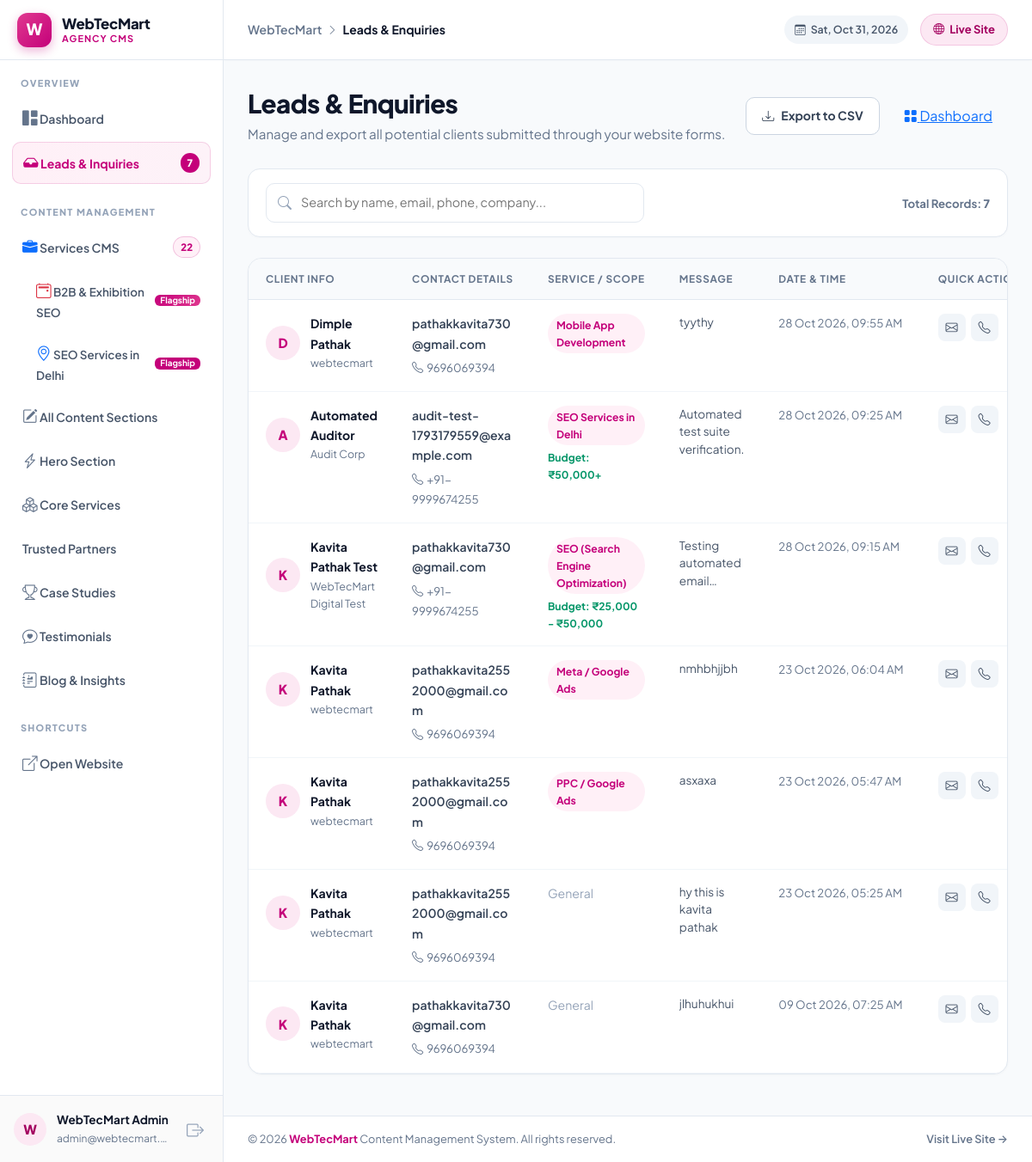
Screenshot of /admin/leads.php (signed in) with the database file from the repository.
### tables this page shows
CREATE TABLE leads (
            id INTEGER PRIMARY KEY AUTOINCREMENT,
            name TEXT NOT NULL,
            email TEXT NOT NULL,
            phone TEXT,
            company TEXT,
            service TEXT,
            budget TEXT,
            message TEXT,
            created_at DATETIME DEFAULT CURRENT_TIMESTAMP
        );

### config.php (called while the page is built, shortened)
<?php
function db(): PDO
{
    static $pdo;
    if ($pdo instanceof PDO) {
        return $pdo;
    }
    $pdo = new PDO('sqlite:' . DB_PATH);
    $pdo->setAttribute(PDO::ATTR_ERRMODE, PDO::ERRMODE_EXCEPTION);
    $pdo->setAttribute(PDO::ATTR_DEFAULT_FETCH_MODE, PDO::FETCH_ASSOC);
    return $pdo;
}
function e(string $value): string
{
    return htmlspecialchars($value ?? '', ENT_QUOTES, 'UTF-8');
}

### admin/leads.php (the view, shortened to what this page needs)
<?php
require_once __DIR__ . '/../config.php';
$leads = db()->query('SELECT * FROM leads ORDER BY created_at DESC')->fetchAll();
$initial = static function (string $name): string {
    $name = trim($name);
    if ($name === '') return '?';
    return function_exists('mb_strtoupper') ? mb_strtoupper(mb_substr($name, 0, 1)) : strtoupper(substr($name, 0, 1));
};
require_once __DIR__ . '/templates/header.php';
?>
<div class="leads-header-row">
    <div>
        <h1>Leads &amp; Enquiries</h1>
        <p>Manage and export all potential clients submitted through your website forms.</p>
    </div>
    <div style="display: flex; gap: 10px;">
        <a href="/admin/leads.php?export=csv" class="leads-export-btn">
            <i class="bi bi-download"></i> Export to CSV
        </a>
        <a href="/admin/dashboard.php" class="dash-action-btn primary" style="padding: 9px 18px; border-radius: 10px;">
            <i class="bi bi-grid-fill"></i> Dashboard
        </a>
    </div>
</div>
<div class="leads-toolbar">
    <div class="leads-search-box">
        <input type="text" id="leadSearch" class="leads-search-input" placeholder="Search by name, email, phone, company..." aria-label="Search leads">
    </div>
    <div>
        <span style="font-size: 0.825rem; font-weight: 700; color: #64748B;">Total Records: <strong><?= count($leads) ?></strong></span>
    </div>
</div>
<div class="leads-card">
    <?php if (empty($leads)): ?>
        <div style="padding: 60px 24px; text-align: center;">
            <div style="width: 64px; height: 64px; border-radius: 20px; background: #FFF0F7; color: #C4007A; display: inline-flex; align-items: center; justify-content: center; font-size: 1.8rem; margin-bottom: 14px;">
                <i class="bi bi-inbox"></i>
            </div>
            <h3 style="font-size: 1.1rem; font-weight: 800; color: #0F172A; margin: 0 0 6px;">No leads recorded yet</h3>
            <p style="font-size: 0.9rem; color: #64748B; margin: 0;">Whenever visitors submit a proposal or consultation form, they will appear here instantly.</p>
        </div>
    <?php else: ?>
        <div class="table-responsive leads-desktop-table">
            <table class="leads-table" id="leadsTable">
                <thead>
                    <tr>
                        <th>Client Info</th>
                        <th>Contact Details</th>
                        <th>Service / Scope</th>
                        <th>Message</th>
                        <th>Date &amp; Time</th>
                        <th>Quick Actions</th>
                    </tr>
                </thead>
                <tbody>
                    <?php foreach ($leads as $l):
                        $searchText = strtolower(implode(' ', [
                            $l['name'] ?? '',
                            $l['email'] ?? '',
                            $l['phone'] ?? '',
                            $l['company'] ?? '',
                            $l['service'] ?? '',
                            $l['message'] ?? ''
                        ]));
                    ?>
                        <tr class="lead-row" data-search="<?= e($searchText) ?>">
                            <td>
                                <div style="display: flex; align-items: center; gap: 12px;">
                                    <div class="leads-avatar-circle"><?= e($initial((string) $l['name'])) ?></div>
                                    <div>
                                        <div style="font-weight: 700; color: #0F172A;"><?= e($l['name']) ?></div>
                                        <?php if (!empty($l['company'])): ?>
                                            <div style="font-size: 0.78rem; color: #64748B;"><?= e($l['company']) ?></div>
                                        <?php endif; ?>
                                    </div>
                                </div>
                            </td>
                            <td>
                                <div>
                                    <a href="mailto:<?= e($l['email']) ?>" style="color: #334155; text-decoration: none; font-weight: 600;">
                                        <?= e($l['email']) ?>
                                    </a>
                                </div>
                                <?php if (!empty($l['phone'])): ?>
                                    <div style="margin-top: 4px;">
                                        <a href="tel:<?= e($l['phone']) ?>" style="color: #64748B; text-decoration: none; font-size: 0.825rem;">
                                            <i class="bi bi-telephone me-1"></i><?= e($l['phone']) ?>
                                        </a>
                                    </div>
                                <?php endif; ?>
                            </td>
                            <td>
                                <?php if (!empty($l['service'])): ?>
                                    <span class="lead-tag"><?= e($l['service']) ?></span>
                                <?php else: ?>
                                    <span style="color: #94A3B8;">General</span>
                                <?php endif; ?>
                                <?php if (!empty($l['budget'])): ?>
                                    <div style="font-size: 0.76rem; color: #059669; font-weight: 700; margin-top: 4px;">
                                        Budget: <?= e($l['budget']) ?>
                                    </div>
                                <?php endif; ?>
                            </td>
                            <td>
                                <div style="max-width: 280px; font-size: 0.85rem; color: #475569; line-height: 1.5; display: -webkit-box; -webkit-line-clamp: 3; -webkit-box-orient: vertical; overflow: hidden;">
                                    <?= !empty($l['message']) ? e($l['message']) : '<span style="color:#94A3B8">—</span>' ?>
                                </div>
                            </td>
                            <td style="white-space: nowrap; color: #64748B; font-size: 0.825rem;">
                                <?= date('d M Y, h:i A', strtotime($l['created_at'])) ?>
                            </td>
                            <td>
                                <div style="display: flex; gap: 6px;">
                                    <a href="mailto:<?= e($l['email']) ?>" class="lead-action-icon" title="Send Email">
                                        <i class="bi bi-envelope"></i>
                                    </a>
                                    <?php if (!empty($l['phone'])): ?>
                                        <a href="tel:<?= e($l['phone']) ?>" class="lead-action-icon" title="Call">
                                            <i class="bi bi-telephone"></i>
                                        </a>
                                    <?php endif; ?>
                                </div>
                            </td>
                        </tr>
                    <?php endforeach; ?>
                </tbody>
            </table>
        </div>
    <?php endif; ?>
</div>
<?php require_once __DIR__ . '/templates/footer.php'; ?>

### assets/css/typography.css (style rules this page uses)
:root { --font-family-base: 'Plus Jakarta Sans', -apple-system, BlinkMacSystemFont, 'Segoe UI', Roboto, Arial, sans-serif; --font-size-h1: clamp(2rem, 1.3rem + 2.3vw, 3.25rem); --font-size-h2: clamp(1.5rem, 1.2rem + 1vw, 2.25rem); --font-size-h3: clamp(1.15rem, 1rem + 0.35vw, 1.4rem); --font-size-h4: 1.15rem; --font-size-h5: 1.05rem; --font-size-h6: 1rem; --font-size-body: 1rem; --line-height-heading: 1.25; --line-height-body: 1.65; }
*, *::before, *::after { font-family: var(--font-family-base); }
body { font-size: var(--font-size-body); line-height: var(--line-height-body); }
h1, h2, h3, h4, h5, h6 { margin-top: 0; font-weight: 700; line-height: var(--line-height-heading); letter-spacing: -0.015em; overflow-wrap: break-word; }
h1 { font-size: var(--font-size-h1); }
p { margin-top: 0; font-size: var(--font-size-body); line-height: var(--line-height-body); font-weight: 400; overflow-wrap: break-word; }
a { overflow-wrap: anywhere; }
button, input, select, textarea { font-family: var(--font-family-base); }

### assets/css/design-system.css (style rules this page uses)
:root { --wtm-primary: #C4007A; --wtm-primary-dark: #A3005F; --wtm-primary-deep: #780045; --wtm-primary-light: #E0398F; --wtm-primary-soft: #FFF0F7; --wtm-primary-tint: #FCE8F3; --wtm-primary-glow: rgba(196, 0, 122, 0.18); --wtm-primary-rgb: 196, 0, 122; --wtm-bg: #FBF8F1; --wtm-bg-alt: #F6EFE9; --wtm-surface: #FFFFFF; --wtm-surface-muted: #F8FAFC; --wtm-surface-elevated: #FFFFFF; --wtm-border: #F1F4F8; --wtm-border-strong: #E2E8F0; --wtm-border-pink: rgba(196, 0, 122, 0.14); --wtm-text-headline: #111827; --wtm-text-body: #4B5563; --wtm-text-muted: #6B7280; --wtm-text-light: #9CA3AF; --wtm-text-inverse: #FFFFFF; --wtm-accent-gold: #F59E0B; --wtm-accent-emerald: #10B981; --wtm-accent-indigo: #6366F1; --wtm-grad-primary: linear-gradient(135deg, #C4007A 0%, #E0398F 100%); --wtm-grad-dark: linear-gradient(135deg, #A3005F 0%, #C4007A 100%); --wtm-grad-soft: linear-gradient(135deg, #FFF0F7 0%, #FFFFFF 100%); --wtm-grad-surface: linear-gradient(180deg, #FFFFFF 0%, #FDFBF7 100%); --wtm-grad-mesh: radial-gradient(at 0% 0%, rgba(196, 0, 122, 0.08) 0px, transparent 50%), radial-gradient(at 100% 100%, rgba(224, 57, 143, 0.06) 0px, transparent 50%); --wtm-shadow-xs: 0 1px 2px rgba(0, 0, 0, 0.04); --wtm-shadow-sm: 0 2px 8px -1px rgba(0, 0, 0, 0.06), 0 1px 3px rgba(0, 0, 0, 0.04); --wtm-shadow-md: 0 8px 24px -4px rgba(0, 0, 0, 0.06), 0 2px 6px -1px rgba(0, 0, 0, 0.03); --wtm-shadow-lg: 0 20px 35px -8px rgba(17, 24, 39, 0.08), 0 6px 12px -2px rgba(17, 24, 39, 0.03); --wtm-shadow-xl: 0 28px 50px -12px rgba(17, 24, 39, 0.12); --wtm-shadow-glow: 0 12px 30px -6px rgba(196, 0, 122, 0.3); --wtm-shadow-card-hover: 0 22px 42px -10px rgba(196, 0, 122, 0.14), 0 0 0 1px rgba(196, 0, 122, 0.16); --wtm-radius-sm: 8px; --wtm-radius-md: 14px; --wtm-radius-lg: 20px; --wtm-radius-xl: 26px; --wtm-radius-pill: 9999px; --wtm-ease-spring: cubic-bezier(0.16, 1, 0.3, 1); --wtm-ease-smooth: cubic-bezier(0.4, 0, 0.2, 1); --wtm-duration-fast: 0.2s; --wtm-duration-normal: 0.35s; --wtm-duration-slow: 0.6s; }
html { scroll-behavior: smooth; -webkit-text-size-adjust: 100%; overflow-x: clip; }
body { background-color: var(--wtm-bg); color: var(--wtm-text-headline); font-family: 'Plus Jakarta Sans', -apple-system, BlinkMacSystemFont, 'Segoe UI', Roboto, sans-serif; line-height: 1.65; overflow-x: clip; width: 100%; }

### admin/templates/header.php (style rules this page uses)
:root { --adm-sidebar-w: 260px; --adm-topbar-h: 70px; --adm-brand: #C4007A; --adm-brand-dark: #A3005F; --adm-brand-soft: #FCE8F3; --adm-bg: #F8FAFC; --adm-surface: #FFFFFF; --adm-border: #E2E8F0; --adm-text: #0F172A; --adm-muted: #64748B; }
*, *::before, *::after { box-sizing: border-box; }
body { margin: 0; background: var(--adm-bg); color: var(--adm-text); font-family: 'Plus Jakarta Sans', system-ui, -apple-system, sans-serif; -webkit-font-smoothing: antialiased; min-height: 100vh; }

### rows the page displays
leads: name "D", name "Dimple Pathak", company "webtecmart", email "pathakkavita730@gmail.com", phone "9696069394", service "Mobile App Development", message "tyythy", created_at "28 Oct 2026, 09:55 AM"
leads: name "A", name "Automated Auditor", company "Audit Corp", email "audit-test-1793179559@example.com", phone "+91-9999674255", service "SEO Services in Delhi", budget "₹50,000+", message "Automated test suite verification.", created_at "28 Oct 2026, 09:25 AM"
leads: name "K", name "Kavita Pathak Test", company "WebTecMart Digital Test", email "pathakkavita730@gmail.com", phone "+91-9999674255", service "SEO (Search Engine Optimization)", budget "₹25,000 - ₹50,000", message "Testing automated…", created_at "28 Oct 2026, 09:15 AM"
leads: name "K", name "Kavita Pathak", company "webtecmart", email "pathakkavita2552000@gmail.com", phone "9696069394", service "Meta / Google Ads", message "nmhbhjjbh", created_at "23 Oct 2026, 06:04 AM"
leads: name "K", name "Kavita Pathak", company "webtecmart", email "pathakkavita2552000@gmail.com", phone "9696069394", service "PPC / Google Ads", message "asxaxa", created_at "23 Oct 2026, 05:47 AM"
leads: name "K", name "Kavita Pathak", company "webtecmart", email "pathakkavita2552000@gmail.com", phone "9696069394", service "General", message "hy this is kavita pathak", created_at "23 Oct 2026, 05:25 AM"
leads: name "K", name "Kavita Pathak", company "webtecmart", email "pathakkavita730@gmail.com", phone "9696069394", service "General", message "jlhuhukhui", created_at "09 Oct 2026, 07:25 AM"

### other values shown
$totalLeadsCount "7"
$totalServicesCount "22"
substr(trim($adminName), 0, 1) "W"
$adminName "WebTecMart Admin"
$adminEmail "admin@webtecmart.…"
$currentPageTitle "Leads & Enquiries"
count($leads) "7"
